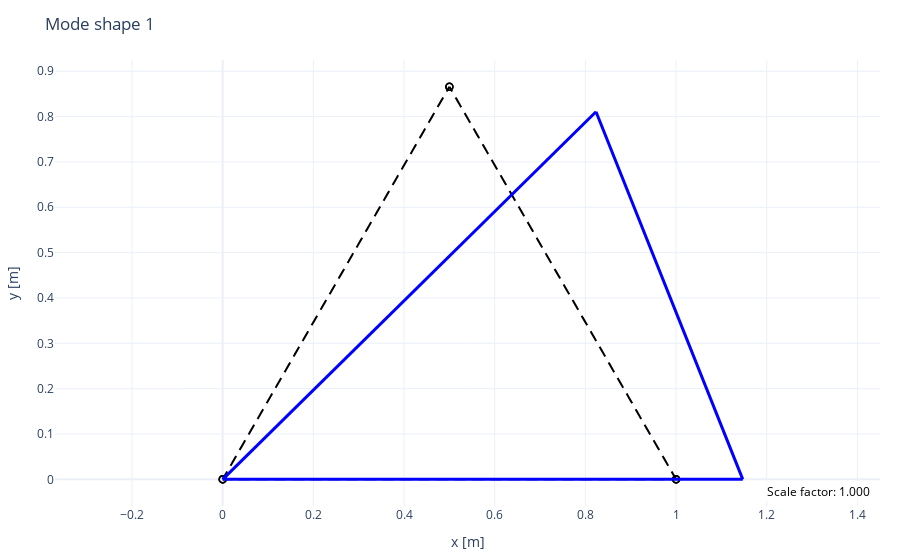

The notebook cell saved with this chart:
### Markdown cell above
### plot vibration mode

### Code cell
# "Determine a" first create an empty array and the fill it with data from phi_red  
phi_j = np.zeros((6)) # size = number of dofs

mode = 1 # mode to extract
phi_j[np.array(free_dofs)-1] = phi_red[:, mode-1] 
Ed = extract_dofs(phi_j, Edof)
fig = draw_discrete_elements(
    Ex, Ey,
    title=f"Mode shape {mode}",
    xlabel="x [m]",
    ylabel="y [m]",
    line_style="dashed"
)
plot_deformed_bars(fig, Ex, Ey, Ed, scale=1)
fig.show()

### Figure 1 — Plotly figure (JSON) as saved in the notebook; plotly's stock layout.template omitted (floating-point values rounded to 4 significant figures)
{"data": [{"hoverinfo": "skip", "line": {"color": "black", "dash": "dash", "width": 2}, "mode": "lines", "name": "elements", "type": "scatter", "x": [0, 0.5, 0, null, 1, 0.5, 1, null, 0, 1, 0, null], "y": [0, 0.866, 0, null, 0, 0.866, 0, null, 0, 0, 0, null]}, {"hovertemplate": "x=%{x:.3f}<br>y=%{y:.3f}<extra></extra>", "marker": {"color": "rgba(0,0,0,0)", "line": {"color": "black", "width": 1.6}, "size": 7, "symbol": "circle"}, "mode": "markers", "name": "nodes", "type": "scatter", "x": [0.0, 0.5, 1.0, 0.5, 0.0, 1.0], "y": [0.0, 0.866, 0.0, 0.866, 0.0, 0.0]}, {"hoverinfo": "skip", "line": {"color": "blue", "width": 3}, "mode": "lines", "name": "deformed", "type": "scatter", "x": [0, 0.8234], "y": [0, 0.8108]}, {"hoverinfo": "skip", "line": {"color": "blue", "width": 3}, "mode": "lines", "name": "deformed", "type": "scatter", "x": [1.147, 0.8234], "y": [0, 0.8108]}, {"hoverinfo": "skip", "line": {"color": "blue", "width": 3}, "mode": "lines", "name": "deformed", "type": "scatter", "x": [0, 1.147], "y": [0, 0]}], "layout": {"annotations": [{"align": "right", "bgcolor": "rgba(255,255,255,0.7)", "font": {"color": "black", "size": 12}, "showarrow": false, "text": "Scale factor: 1.000", "x": 0.99, "xref": "paper", "y": 0.01, "yref": "paper"}], "margin": {"b": 40, "l": 40, "r": 20, "t": 60}, "showlegend": false, "title": {"text": "Mode shape 1"}, "xaxis": {"title": {"text": "x [m]"}}, "yaxis": {"scaleanchor": "x", "scaleratio": 1, "title": {"text": "y [m]"}}}}
